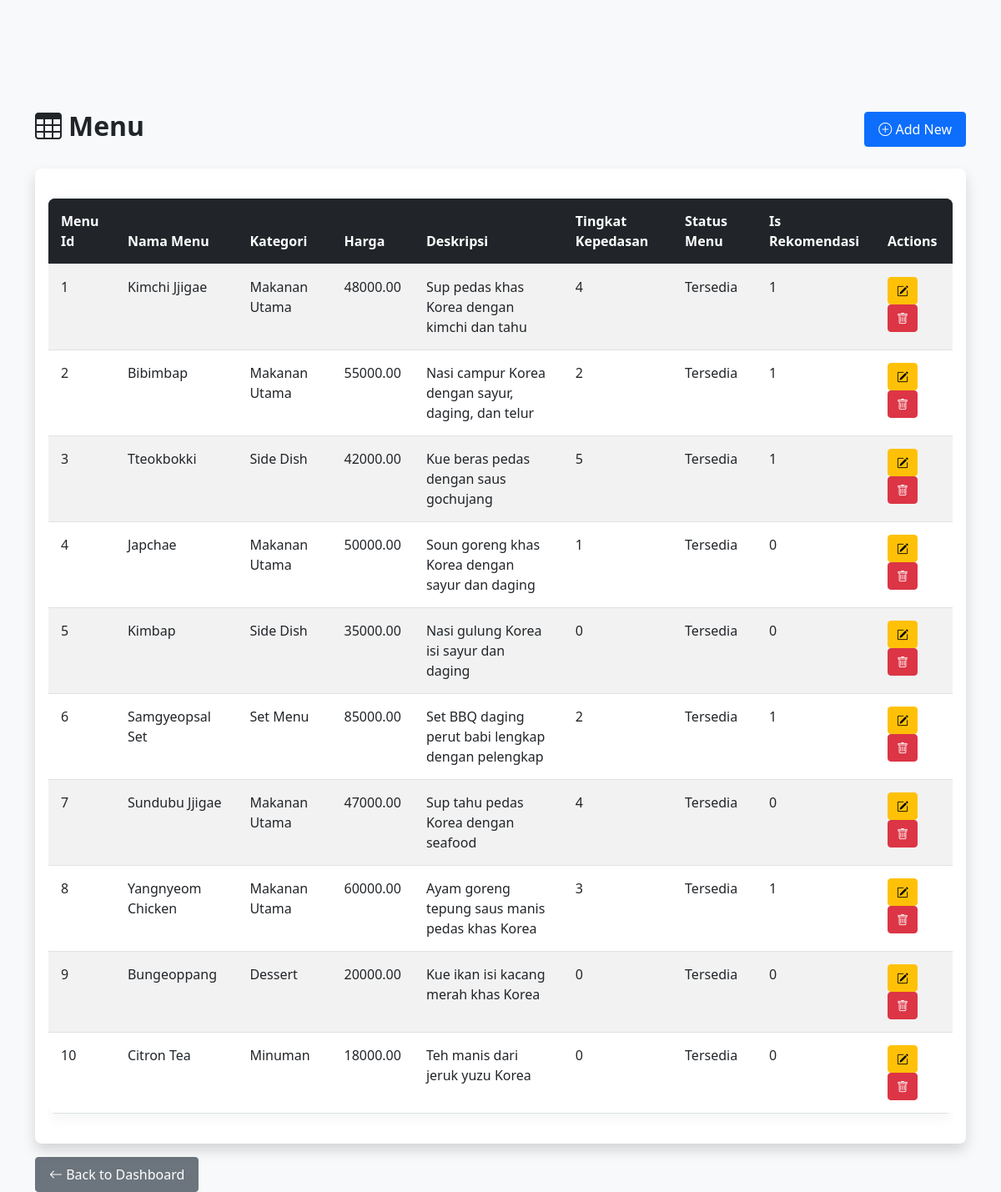
/pages/menu.php, run on the app's committed database.
### tables this page shows
CREATE TABLE menu (
  menu_id INT AUTO_INCREMENT PRIMARY KEY,
  nama_menu VARCHAR(100) NOT NULL,
  kategori ENUM('Makanan Utama', 'Side Dish', 'Minuman', 'Dessert', 'Set Menu') NOT NULL,
  harga DECIMAL(10,2) NOT NULL,
  deskripsi TEXT,
  tingkat_kepedasan INT CHECK (tingkat_kepedasan BETWEEN 0 AND 5),
  status_menu ENUM('Tersedia', 'Habis', 'Tidak Tersedia') DEFAULT 'Tersedia',
  is_rekomendasi BOOLEAN DEFAULT FALSE
);

### pages/menu.php (called while the page is built)
<?php
include('../template/table_template.php');
?>

### template/table_template.php (the view, shortened to what this page needs)
<?php
include('../config/db.php');
$table = basename($_SERVER['PHP_SELF'], '.php');
$title = ucwords(str_replace('_', ' ', $table));
if (isset($custom_query)) {
    $data = $pdo->query($custom_query)->fetchAll();
} else {
    $data = $pdo->query("SELECT * FROM $table")->fetchAll();
}
$columns = [];
if (!empty($data)) {
    $columns = array_keys($data[0]);
}
$primary_key = '';
if (!empty($columns)) {
    foreach ($columns as $col) {
        if (strpos($col, '_id') !== false) {
            $primary_key = $col;
            break;
        }
    }
}
?>
<!DOCTYPE html>
<html>
<head>
  <link href="https://cdn.jsdelivr.net/npm/bootstrap@5.3.0/dist/css/bootstrap.min.css" rel="stylesheet">
  <link rel="stylesheet" href="https://cdn.jsdelivr.net/npm/bootstrap-icons@1.10.0/font/bootstrap-icons.css">
  <link rel="stylesheet" href="../../public/style.css">
</head>
<body>
<div class="container mt-5 pt-4">
  <div class="d-flex justify-content-between align-items-center mb-4">
    <h2 class="fw-bold">
      <i class="bi bi-table me-2"></i><?= $title ?>
    </h2>
    <?php if (!isset($custom_query)): ?>
      <button class="btn btn-primary" data-bs-toggle="modal" data-bs-target="#addModal">
        <i class="bi bi-plus-circle"></i> Add New
      </button>
    <?php endif; ?>
  </div>
  <div class="card shadow">
    <div class="card-body">
      <div class="table-responsive">
        <table class="table table-hover table-striped">
          <thead class="table-dark">
            <tr>
              <?php foreach ($columns as $col): ?>
                <th><?= ucwords(str_replace('_', ' ', $col)) ?></th>
              <?php endforeach; ?>
              <?php if (!isset($custom_query)): ?>
                <th>Actions</th>
              <?php endif; ?>
            </tr>
          </thead>
          <tbody>
            <?php foreach ($data as $row): ?>
              <tr>
                <?php foreach ($row as $val): ?>
                  <td><?= htmlspecialchars($val) ?></td>
                <?php endforeach; ?>
                <?php if (!isset($custom_query)): ?>
                  <td>
                    <a href="#" class="btn btn-sm btn-warning" data-bs-toggle="modal" data-bs-target="#editModal<?= $row[$primary_key] ?>">
                      <i class="bi bi-pencil-square"></i>
                    </a>
                    <a href="../pages/crud.php?table=<?= $table ?>&delete=<?= $row[$primary_key] ?>&pk=<?= $primary_key ?>" class="btn btn-sm btn-danger" onclick="return confirm('Are you sure you want to delete this record?')">
                      <i class="bi bi-trash"></i>
                    </a>
                  </td>
                <?php endif; ?>
              </tr>
            <?php endforeach; ?>
          </tbody>
        </table>
      </div>
    </div>
  </div>
  <a href="<?= dirname(dirname($_SERVER['PHP_SELF'])) ?>/index.php" class="btn btn-secondary mt-3">
    <i class="bi bi-arrow-left"></i> Back to Dashboard
  </a>
</div>
</body>
</html>

### public/style.css (style rules this page uses)
body { background-color: #f8f9fa; font-family: 'Segoe UI', Tahoma, Geneva, Verdana, sans-serif; padding-top: 60px; }
.card { border-radius: 0.5rem; transition: transform 0.3s, box-shadow 0.3s; border: none; }
.table { width: 100%; margin: 20px 0; border-collapse: collapse; border-radius: 0.5rem; overflow: hidden; box-shadow: 0 4px 20px rgba(0, 0, 0, 0.05); }
.table th, .table td { padding: 15px; text-align: left; border-bottom: 1px solid #dee2e6; transition: background-color 0.3s; }
.table thead { background-color: #2c3e50; color: white; }
.table thead th { position: sticky; top: 0; z-index: 10; font-weight: 600; }
.table tbody tr { transition: background-color 0.3s; }
.table tbody tr:nth-child(even) { background-color: #f8f9fa; }
.btn { border-radius: 0.25rem; transition: all 0.3s; font-weight: 500; padding: 8px 16px; }
.btn-sm { padding: 5px 10px; }
.table-responsive { overflow-x: auto; border-radius: 0.5rem; }
.card, .table, .alert { animation: fadeIn 0.5s ease-out; }

### data on the page
menu: val "1", nama_menu "Kimchi Jjigae", kategori "Makanan Utama", harga "48000.00", deskripsi "Sup pedas khas Korea dengan kimchi dan tahu", tingkat_kepedasan "4", status_menu "Tersedia"
menu: val "2", nama_menu "Bibimbap", kategori "Makanan Utama", harga "55000.00", deskripsi "Nasi campur Korea dengan sayur, daging, dan telur", status_menu "Tersedia", is_rekomendasi "1"
menu: menu_id "3", nama_menu "Tteokbokki", kategori "Side Dish", harga "42000.00", deskripsi "Kue beras pedas dengan saus gochujang", tingkat_kepedasan "5", status_menu "Tersedia", is_rekomendasi "1"
menu: menu_id "4", nama_menu "Japchae", kategori "Makanan Utama", harga "50000.00", deskripsi "Soun goreng khas Korea dengan sayur dan daging", tingkat_kepedasan "1", status_menu "Tersedia", is_rekomendasi "0"
menu: menu_id "5", nama_menu "Kimbap", kategori "Side Dish", harga "35000.00", deskripsi "Nasi gulung Korea isi sayur dan daging", val "0", status_menu "Tersedia"
menu: menu_id "6", nama_menu "Samgyeopsal Set", kategori "Set Menu", harga "85000.00", deskripsi "Set BBQ daging perut babi lengkap dengan pelengkap", tingkat_kepedasan "2", status_menu "Tersedia", is_rekomendasi "1"
menu: menu_id "7", nama_menu "Sundubu Jjigae", kategori "Makanan Utama", harga "47000.00", deskripsi "Sup tahu pedas Korea dengan seafood", tingkat_kepedasan "4", status_menu "Tersedia", is_rekomendasi "0"
menu: menu_id "8", nama_menu "Yangnyeom Chicken", kategori "Makanan Utama", harga "60000.00", deskripsi "Ayam goreng tepung saus manis pedas khas Korea", tingkat_kepedasan "3", status_menu "Tersedia", is_rekomendasi "1"
menu: menu_id "9", nama_menu "Bungeoppang", kategori "Dessert", harga "20000.00", deskripsi "Kue ikan isi kacang merah khas Korea", val "0", status_menu "Tersedia"
menu: menu_id "10", nama_menu "Citron Tea", kategori "Minuman", harga "18000.00", deskripsi "Teh manis dari jeruk yuzu Korea", val "0", status_menu "Tersedia"

### other printed values
$title "Menu"
str_replace('_', ' ', $col) "Menu Id"
str_replace('_', ' ', $col) "Nama Menu"
str_replace('_', ' ', $col) "Kategori"
str_replace('_', ' ', $col) "Harga"
str_replace('_', ' ', $col) "Deskripsi"
str_replace('_', ' ', $col) "Tingkat Kepedasan"
str_replace('_', ' ', $col) "Status Menu"
str_replace('_', ' ', $col) "Is Rekomendasi"
